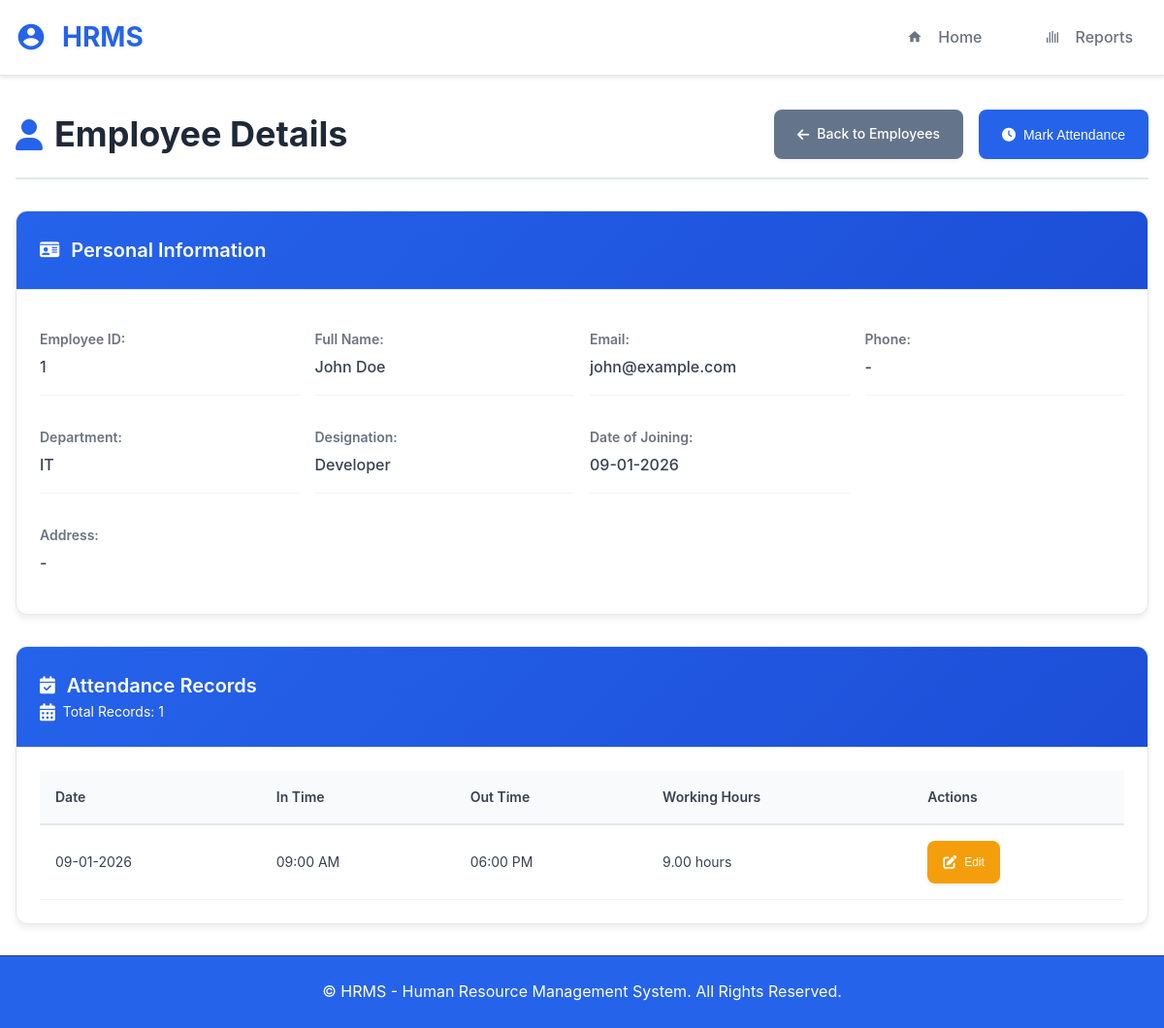
Page /employee/1 on the committed database.
### app.py (models this page shows, shortened)
class Employee(db.Model):
    __tablename__ = 'employees'
    id = db.Column(db.Integer, primary_key=True)
    name = db.Column(db.String(100), nullable=False, index=True)
    email = db.Column(db.String(120), unique=True, nullable=False, index=True)
    address = db.Column(db.Text)
    phone = db.Column(db.String(20), index=True)
    designation = db.Column(db.String(100), index=True)
    department = db.Column(db.String(100), index=True)
    date_of_joining = db.Column(db.Date, default=date.today, index=True)
    created_at = db.Column(db.DateTime, default=datetime.utcnow, index=True)
    updated_at = db.Column(db.DateTime, default=datetime.utcnow, onupdate=datetime.utcnow)
    attendance = db.relationship('Attendance', backref='employee', lazy=True, cascade='all, delete-orphan')
    __table_args__ = (
        db.Index('idx_employee_name_dept', 'name', 'department'),
        db.Index('idx_employee_email_dept', 'email', 'department'),
    )

class Attendance(db.Model):
    __tablename__ = 'attendance'
    id = db.Column(db.Integer, primary_key=True)
    employee_id = db.Column(db.Integer, db.ForeignKey('employees.id', ondelete='CASCADE'), nullable=False, index=True)
    date = db.Column(db.Date, nullable=False, index=True)
    in_time = db.Column(db.Time, index=True)
    out_time = db.Column(db.Time, index=True)
    created_at = db.Column(db.DateTime, default=datetime.utcnow, index=True)
    updated_at = db.Column(db.DateTime, default=datetime.utcnow, onupdate=datetime.utcnow)
    __table_args__ = (
        db.UniqueConstraint('employee_id', 'date', name='unique_employee_date'),
        db.CheckConstraint('out_time > in_time', name='check_time_order'),
        db.Index('idx_attendance_employee_date', 'employee_id', 'date'),
        db.Index('idx_attendance_date_range', 'date', 'in_time', 'out_time'),
    )
    @property
    def working_hours(self):
        if self.in_time and self.out_time:
            in_datetime = datetime.combine(date.today(), self.in_time)
            out_datetime = datetime.combine(date.today(), self.out_time)
            diff = out_datetime - in_datetime
            return diff.total_seconds() / 3600
        return None

### app.py (the view)
@app.route('/employee/<int:employee_id>')
def employee_details(employee_id):
    employee = Employee.query.get_or_404(employee_id)
    attendance_records = Attendance.query.filter_by(employee_id=employee_id).order_by(Attendance.date.desc()).all()
    return render_template('employee_details.html', employee=employee, attendance_records=attendance_records)

### app.py (called while the page is built)
@app.before_request
def before_request():
    g.request_id = str(uuid.uuid4())
    g.start_time = datetime.utcnow()

### templates/employee_details.html (shortened to what this page needs)
{% extends "base.html" %}
{% block content %}
<div class="page-header">
    <h1><i class="fas fa-user"></i> Employee Details</h1>
    <div class="header-actions">
        <a href="{{ url_for('home') }}" class="btn btn-secondary">
            <i class="fas fa-arrow-left"></i> Back to Employees
        </a>
        <button class="btn btn-primary" onclick="showMarkAttendanceModal('{{ employee.id }}')">
            <i class="fas fa-clock"></i> Mark Attendance
        </button>
    </div>
</div>
<div class="employee-details-container">
    <div class="employee-info-card">
        <div class="card-header">
            <h3><i class="fas fa-id-card"></i> Personal Information</h3>
        </div>
        <div class="card-body">
            <div class="info-grid">
                <div class="info-item">
                    <span class="info-label">Employee ID:</span>
                    <span class="info-value">{{ employee.id }}</span>
                </div>
                <div class="info-item">
                    <span class="info-label">Full Name:</span>
                    <span class="info-value">{{ employee.name }}</span>
                </div>
                <div class="info-item">
                    <span class="info-label">Email:</span>
                    <span class="info-value">{{ employee.email }}</span>
                </div>
                <div class="info-item">
                    <span class="info-label">Phone:</span>
                    <span class="info-value">{{ employee.phone or '-' }}</span>
                </div>
                <div class="info-item">
                    <span class="info-label">Department:</span>
                    <span class="info-value">{{ employee.department or '-' }}</span>
                </div>
                <div class="info-item">
                    <span class="info-label">Designation:</span>
                    <span class="info-value">{{ employee.designation or '-' }}</span>
                </div>
                <div class="info-item">
                    <span class="info-label">Date of Joining:</span>
                    <span class="info-value">{{ employee.date_of_joining.strftime('%d-%m-%Y') if employee.date_of_joining else '-' }}</span>
                </div>
                <div class="info-item full-width">
                    <span class="info-label">Address:</span>
                    <span class="info-value">{{ employee.address or '-' }}</span>
                </div>
            </div>
        </div>
    </div>
    <div class="attendance-card">
        <div class="card-header">
            <h3><i class="fas fa-calendar-check"></i> Attendance Records</h3>
            <div class="attendance-summary">
                <span class="summary-item">
                    <i class="fas fa-calendar-alt"></i> Total Records: {{ attendance_records|length }}
                </span>
            </div>
        </div>
        <div class="card-body">
            {% if attendance_records %}
            <div class="table-container">
                <table class="attendance-table">
                    <thead>
                        <tr>
                            <th>Date</th>
                            <th>In Time</th>
                            <th>Out Time</th>
                            <th>Working Hours</th>
                            <th>Actions</th>
                        </tr>
                    </thead>
                    <tbody>
                        {% for record in attendance_records %}
                        <tr>
                            <td>{{ record.date.strftime('%d-%m-%Y') }}</td>
                            <td>{{ record.in_time.strftime('%I:%M %p') if record.in_time else '-' }}</td>
                            <td>{{ record.out_time.strftime('%I:%M %p') if record.out_time else '-' }}</td>
                            <td>
                                {% if record.working_hours %}
                                    {{ "%.2f"|format(record.working_hours) }} hours
                                {% else %}
                                    -
                                {% endif %}
                            </td>
                            <td>
                                <button class="btn btn-sm btn-warning" onclick="editAttendance(this)"
                                        data-record-id="{{ record.id }}"
                                        data-date="{{ record.date.strftime('%Y-%m-%d') }}"
                                        data-in-time="{{ record.in_time.strftime('%H:%M') if record.in_time else '' }}"
                                        data-out-time="{{ record.out_time.strftime('%H:%M') if record.out_time else '' }}">
                                    <i class="fas fa-edit"></i> Edit
                                </button>
                            </td>
                        </tr>
                        {% endfor %}
                    </tbody>
                </table>
            </div>
            {% endif %}
        </div>
    </div>
</div>
{% endblock %}

### static/css/style.css (style rules this page uses)
.fa, .fas, .far, .fab { display: inline-block; font-style: normal; font-variant: normal; text-rendering: auto; line-height: 1; }
* { margin: 0; padding: 0; box-sizing: border-box; }
body { font-family: -apple-system, BlinkMacSystemFont, 'Segoe UI', Roboto, 'Helvetica Neue', Arial, sans-serif; line-height: 1.6; color: #333333; background-color: #ffffff; }
.page-header { display: flex; justify-content: space-between; align-items: center; margin-bottom: 2rem; flex-wrap: wrap; gap: 1rem; padding-bottom: 1rem; border-bottom: 2px solid #e5e7eb; }
.page-header h1 { color: #1f2937; font-size: 2.25rem; font-weight: 700; display: flex; align-items: center; gap: 0.75rem; }
.page-header h1 i { color: #2563eb; font-size: 2rem; }
.header-actions { display: flex; gap: 1rem; flex-wrap: wrap; }
.btn { display: inline-flex; align-items: center; gap: 0.5rem; padding: 0.875rem 1.5rem; border: none; border-radius: 0.5rem; font-size: 0.875rem; font-weight: 500; text-decoration: none; cursor: pointer; transition: all 0.3s ease; white-space: nowrap; box-shadow: 0 2px 4px rgba(0, 0, 0, 0.05); min-height: 44px; align-items: center; justify-content: center; }
.btn i { font-size: 0.875rem; }
.btn-primary { background-color: #2563eb; color: #ffffff; }
.btn-primary::before { display: none; }
.btn-secondary { background-color: #64748b; color: #ffffff; }
.btn-warning { background-color: #f59e0b; color: #ffffff; }
.btn-sm { padding: 0.5rem 1rem; font-size: 0.75rem; }
.card-header { padding: 1.5rem; border-bottom: 1px solid #e2e8f0; background: linear-gradient(135deg, #2563eb, #1d4ed8); color: #ffffff; }
.card-header h3 { font-size: 1.25rem; font-weight: 600; display: flex; align-items: center; gap: 0.75rem; }
.card-header i { font-size: 1.125rem; }
.card-body { padding: 1.5rem; }
.table-container { overflow-x: auto; background: #ffffff; }
.employee-table, .attendance-table, .department-table { width: 100%; border-collapse: collapse; font-size: 0.875rem; }
.employee-table th, .attendance-table th, .department-table th { background-color: #f9fafb; color: #374151; font-weight: 600; text-align: left; padding: 1rem; border-bottom: 2px solid #e5e7eb; font-size: 0.875rem; }
.employee-table td, .attendance-table td, .department-table td { padding: 1rem; border-bottom: 1px solid #f3f4f6; color: #374151; }
.employee-details-container { display: grid; grid-template-columns: 1fr; gap: 2rem; }
.employee-info-card, .attendance-card { background: #ffffff; border-radius: 0.75rem; box-shadow: 0 4px 6px rgba(0, 0, 0, 0.07); border: 1px solid #e5e7eb; overflow: hidden; }
.info-grid { display: grid; grid-template-columns: repeat(auto-fit, minmax(250px, 1fr)); gap: 1rem; }
.info-item { display: flex; flex-direction: column; gap: 0.25rem; padding: 1rem 0; border-bottom: 1px solid #f3f4f6; }
.info-item:last-child { border-bottom: none; }
.info-item.full-width { grid-column: 1 / -1; }
.info-label { font-weight: 600; color: #6b7280; font-size: 0.875rem; }
.info-value { color: #374151; font-weight: 500; }
.attendance-summary { display: flex; gap: 1rem; }
.summary-item { display: flex; align-items: center; gap: 0.5rem; color: #ffffff; font-size: 0.875rem; }

### templates/base.html (style rules this page uses)
.fa, .fas, .far, .fab { display: inline-block; font-style: normal; font-variant: normal; text-rendering: auto; line-height: 1; font-family: "Font Awesome 6 Free"; font-weight: 900; }
.fa-user:before { content: "\f007"; }
.fa-calendar-alt:before { content: "\f073"; }
.fa-clock:before { content: "\f017"; }
.fa-calendar-check:before { content: "\f274"; }

### rows in the picture
Employee: id "1", name "John Doe", email "john@example.com", phone "-", department "IT", designation "Developer", date_of_joining "09-01-2026", address "-"
Attendance: date "09-01-2026", in_time "09:00 AM", out_time "06:00 PM", working_hours "9.00"

### other values in the picture
{{ attendance_records|length }} "1"
